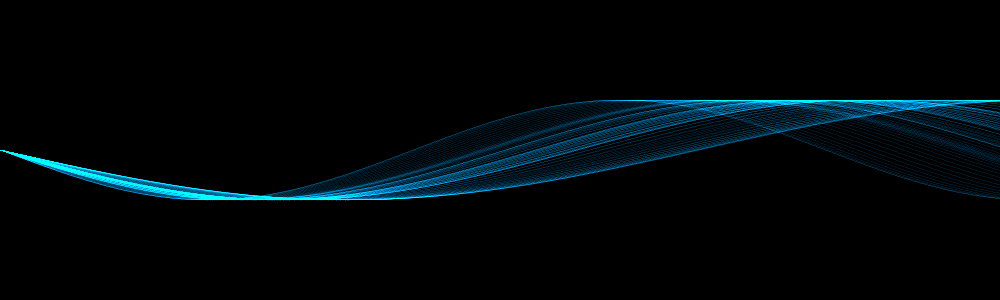
Frame 1 (no input)
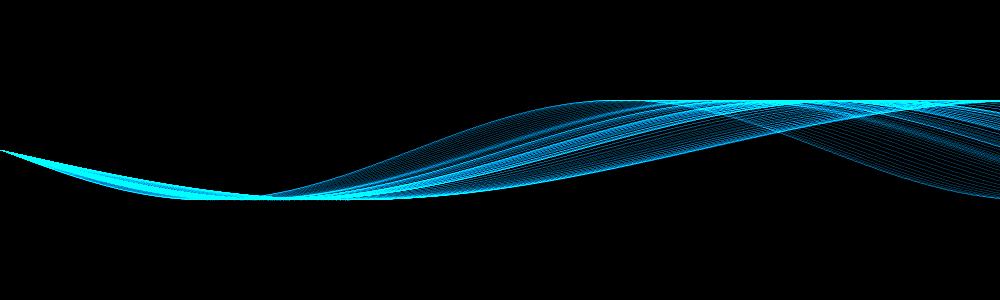
Frame 2 (the mouse pressed at the canvas centre, redrawn once)

The Processing sketch that drew these frames (run headless with seeded random() and noise(); the mouse was pressed at the canvas centre and the sketch redrawn once):

// Processing sketch: sketch31
// ── sketch31.pde
float DIVX=1.0f, DIVY=1.0f;

void setup() {
  size(1000,300);
  
  colorMode(HSB, 360, 100, 100, 100);
  blendMode(ADD);
  
  noLoop();
  background(0);
}

void draw() {
  translate(0, height/2);
  
  stroke(200, 100, 100, 20);
  float a, x, y, f, p;
  for (int j=0; j<100; j++) {
    f = noise(j/100.0)*2;
    for (int i=0; i<width; i++) {
      a = map(i, 0, width, 0, 2*PI);
      x = i;
      y = sin(a * f) * 50;
      point(x,y);
    }
  }
  /*
  float y;
  for (int i=0; i<width; i++) {
    println(i);
    for (int j=0; j<height; j++) {
      y = noise(i/(width/DIVX), j/(height/DIVY)) * 100;
      point(i,y);
    }
  }
  */
}



void keyPressed() {
  if (key==' ') {
    String filename = "" + year() + month() + day() + hour() + minute() + second();
    save("img/" + filename + ".png");
    //save("hoge.png");
    println("saved");
  }
}
